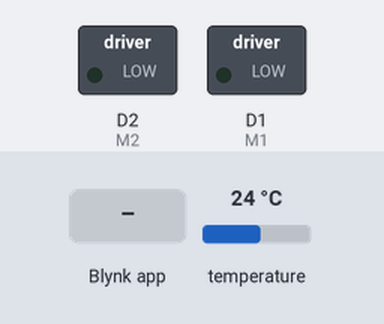
The sketch below on a simulated ESP8266 (NodeMCU). Shown: switched loads named in the sketch (green lamp = pin HIGH). Inputs (shaded band) come from the test bench; at power-on: temperature 24 °C. WiFi joins after 1.5 s; servers stay silent unless stated.

Above: at 3.0 s.
3.1 s: Blynk app writes 1 to V0
At 4.6 s:
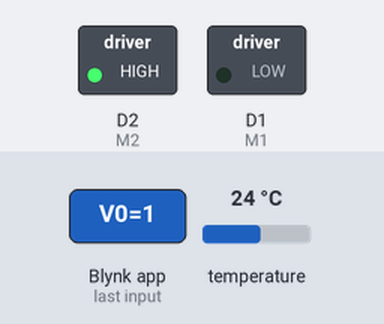
5.6 s: Blynk app writes 0 to V1
At 7.4 s:
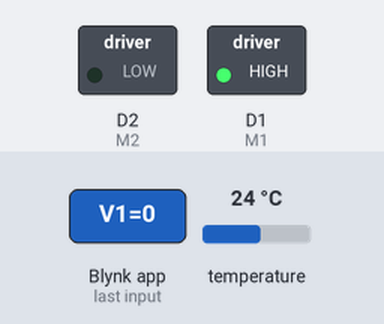
7.9 s: Blynk app writes 0 to V0
At 9.0 s:
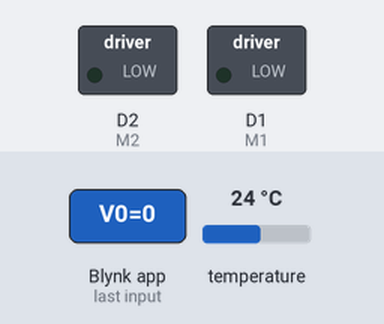
Timing chart, 0 to 10.9 s (numbered marks = the images above; inputs shaded):
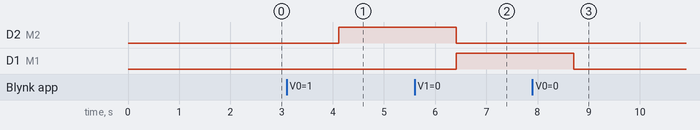

The sketch:

Smart_Motor_Control_-_DS18B20__Blynk_IoT_ESP8266_NodeMCU.ino
```cpp
#define BLYNK_PRINT Serial

#include <ESP8266WiFi.h>
#include <BlynkSimpleEsp8266.h>
#include <OneWire.h>
#include<DallasTemperature.h>

char auth[] = "";//fill your token
char ssid[] = "";//fill your wifi  ssid
char pass[] = "";//fill your wifi password

#define M1 D1
#define M2 D2
#define ONE_WIRE_BUS D5

OneWire oneWire(ONE_WIRE_BUS);
DallasTemperature DS18B20(&oneWire);

bool _start = false;
bool _forward = true;
bool _alert = false;

BLYNK_WRITE(V0)
{
  int pinValue = param.asInt();
  if(pinValue == 1){
    _start = true;
  }else{
    _start = false;
  }
}

BLYNK_WRITE(V1)
{
  int pinValue = param.asInt();
  if(pinValue == 1){
    _forward = true;
  }else{
    _forward = false;
  }
}

void setup(){
  Serial.begin(9600);
  DS18B20.begin();
  pinMode(M1,OUTPUT);
  pinMode(M2,OUTPUT);
  Blynk.begin(auth, ssid, pass);
}

void get_temperature(){
  DS18B20.requestTemperatures();
  double temp_data_c = DS18B20.getTempCByIndex(0);
  if(temp_data_c > 0)
    Blynk.virtualWrite(V2,String(temp_data_c)+" C");
  if(temp_data_c > 35.0){
    Blynk.virtualWrite(V4,255);
    _alert = true;
  }else{
    Blynk.virtualWrite(V4,0);
    _alert = false;
  }
}

void stop_motor(){
  digitalWrite(M1,LOW);
  digitalWrite(M2,LOW);
}

void ccw(){
  digitalWrite(M1,HIGH);
  digitalWrite(M2,LOW);
}

void cw(){
  digitalWrite(M1,LOW);
  digitalWrite(M2,HIGH);
}
void set_motor(){
  if(_start == true && _forward == true && _alert == false){
    cw();
    Blynk.virtualWrite(V3,"Feedback: Motor running in forward direction");
  }
  else if(_start == true && _forward == false && _alert == false){
    ccw();
    Blynk.virtualWrite(V3,"Feedback: Motor running in reverse direction");
  }
  else{
    stop_motor();
    Blynk.virtualWrite(V3,"Feedback: Motor is in stopped condition");
  }
  if(_alert == true){
    Blynk.virtualWrite(V3,"Feedback: Motor stopped due to high Temperature");
  }
}
void loop()
{
  Blynk.run();
  get_temperature();
  set_motor();
}
```

Measured:
- after the input at 3.1 s, D2 (M2): LOW → HIGH after 1.0 s
- after the input at 5.6 s, D2 (M2): HIGH → LOW after 0.81 s; D1 (M1): LOW → HIGH after 0.81 s
- after the input at 7.9 s, D1 (M1): HIGH → LOW after 0.81 s
